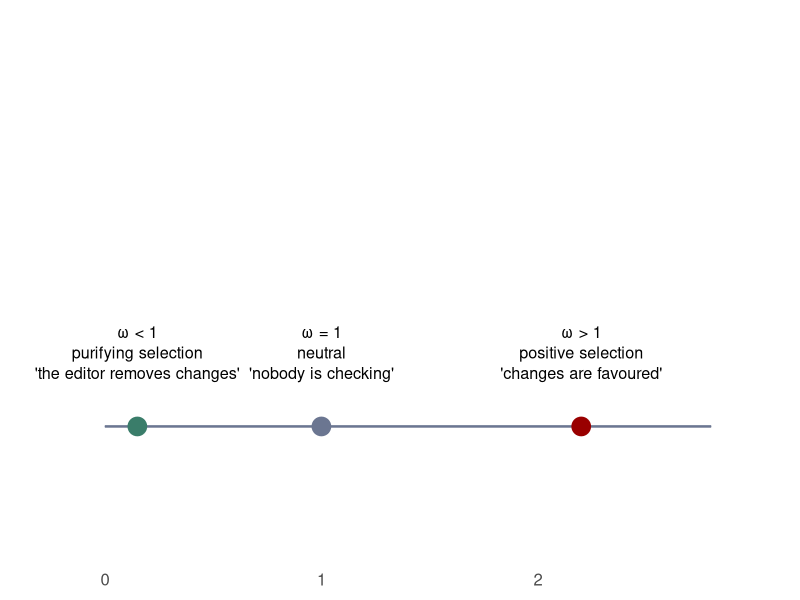
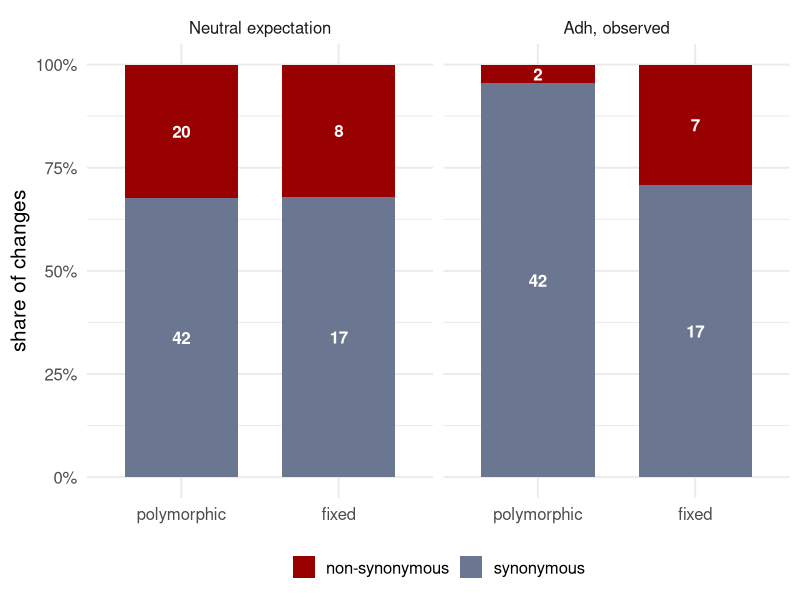
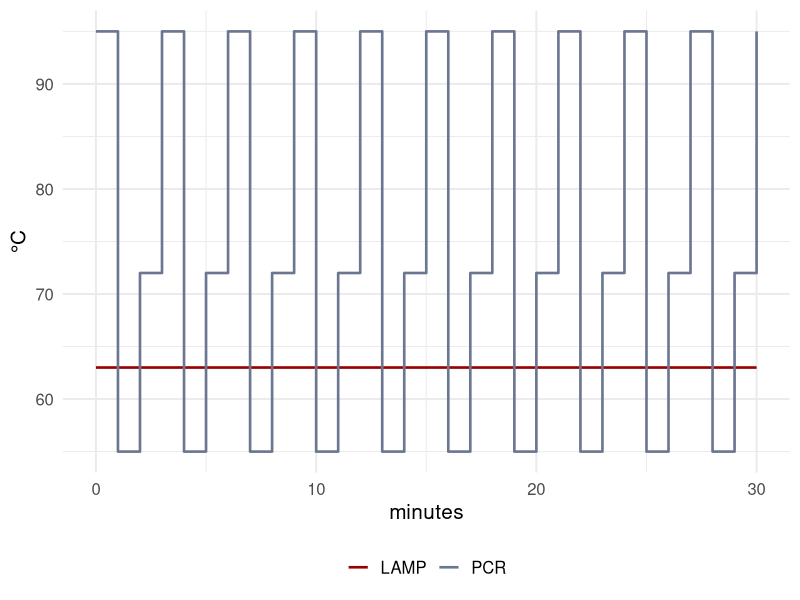
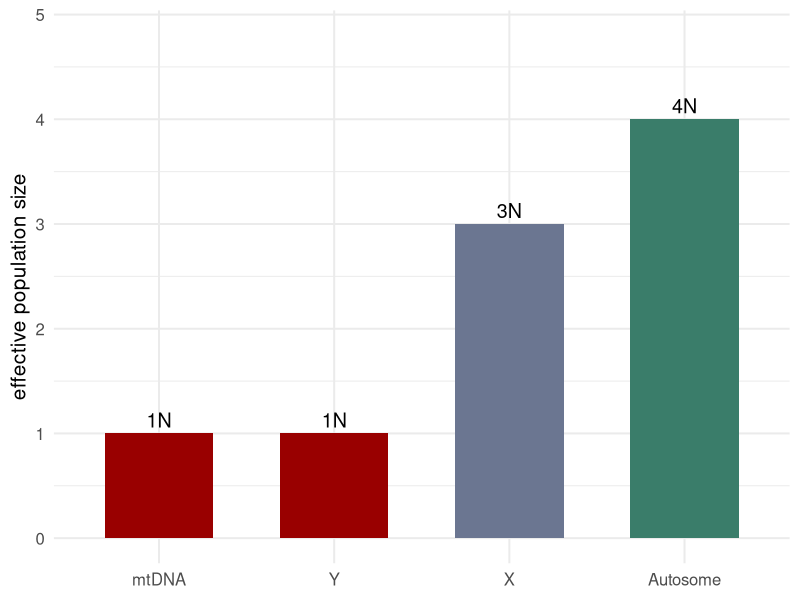

Reproduce these figures in R, in order.
## ---- chunk 1
library(tidyverse)
knitr::opts_chunk$set(eval=TRUE, cache=F, include=T, echo=F, error=F,
                      message=FALSE, comment=c(" "), width=90)
theme_set(theme_minimal(base_size = 15))
red <- "#990000"; teal <- "#3a7d6a"; grey <- "#6b7691"
## ---- chunk 2
#| label: omega-scale
#| fig-width: 11
#| fig-height: 2.5
#| fig-align: center
tibble(x = c(0.15, 1, 2.2),
       lab = c("ω < 1\npurifying selection\n'the editor removes changes'",
               "ω = 1\nneutral\n'nobody is checking'",
               "ω > 1\npositive selection\n'changes are favoured'")) |>
  ggplot(aes(x, 0)) +
  geom_segment(aes(x = 0, xend = 2.8, y = 0, yend = 0), colour = grey, linewidth = 0.6) +
  geom_point(size = 6, colour = c(teal, grey, red)) +
  geom_text(aes(label = lab), vjust = -0.9, size = 4.1, lineheight = 1.05) +
  scale_x_continuous(breaks = c(0, 1, 2), limits = c(-0.25, 3)) +
  coord_cartesian(ylim = c(-0.4, 1.4)) +
  labs(x = NULL, y = NULL) +
  theme(axis.text.y = element_blank(), panel.grid = element_blank())
## ---- chunk 3
#| label: mk-intuition
#| fig-width: 10.5
#| fig-height: 3.9
#| fig-align: center
d <- tribble(
  ~panel,                          ~kind,             ~col,          ~n,
  "Neutral expectation",           "non-synonymous",  "polymorphic", 20,
  "Neutral expectation",           "synonymous",      "polymorphic", 42,
  "Neutral expectation",           "non-synonymous",  "fixed",        8,
  "Neutral expectation",           "synonymous",      "fixed",       17,
  "Adh, observed",                 "non-synonymous",  "polymorphic",  2,
  "Adh, observed",                 "synonymous",      "polymorphic", 42,
  "Adh, observed",                 "non-synonymous",  "fixed",        7,
  "Adh, observed",                 "synonymous",      "fixed",       17
) |>
  mutate(panel = factor(panel, levels = c("Neutral expectation", "Adh, observed")),
         col = factor(col, levels = c("polymorphic", "fixed")))

ggplot(d, aes(col, n, fill = kind)) +
  geom_col(position = "fill", width = 0.72) +
  geom_text(aes(label = n), position = position_fill(vjust = 0.5), size = 4.3,
            colour = "white", fontface = "bold") +
  facet_wrap(~panel) +
  scale_fill_manual(values = c("non-synonymous" = red, "synonymous" = grey)) +
  scale_y_continuous(labels = scales::percent) +
  labs(x = NULL, y = "share of changes", fill = NULL) +
  theme(legend.position = "bottom")
## ---- chunk 4
#| label: pcr-vs-lamp
#| fig-width: 5.4
#| fig-height: 3.6
#| fig-align: center
cyc <- tibble(t = seq(0, 30, by = 0.5)) |>
  mutate(temp = case_when(
    (t %% 3) < 1          ~ 95,
    (t %% 3) < 2          ~ 55,
    TRUE                  ~ 72),
    method = "PCR")
lamp <- tibble(t = seq(0, 30, by = 0.5), temp = 63, method = "LAMP")
bind_rows(cyc, lamp) |>
  ggplot(aes(t, temp, colour = method)) +
  geom_step(linewidth = 0.9) +
  scale_colour_manual(values = c(PCR = grey, LAMP = red)) +
  labs(x = "minutes", y = "°C", colour = NULL) +
  theme(legend.position = "bottom")
## ---- chunk 5
#| label: marker-ne
#| fig-width: 10.5
#| fig-height: 3.2
#| fig-align: center
tibble(marker = factor(c("mtDNA", "Y", "X", "Autosome"),
                       levels = c("mtDNA", "Y", "X", "Autosome")),
       ne = c(1, 1, 3, 4)) |>
  ggplot(aes(marker, ne, fill = marker)) +
  geom_col(width = 0.62) +
  geom_text(aes(label = paste0(ne, "N")), vjust = -0.4, size = 5) +
  scale_fill_manual(values = c(red, red, grey, teal), guide = "none") +
  coord_cartesian(ylim = c(0, 4.8)) +
  labs(x = NULL, y = "effective population size")
